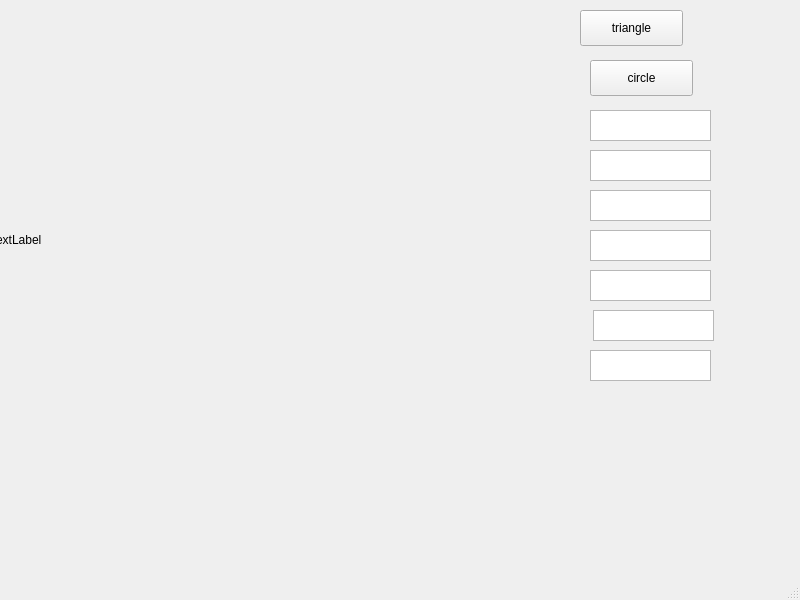
<?xml version="1.0" encoding="UTF-8"?>
<ui version="4.0">
 <class>MainWindow</class>
 <widget class="QMainWindow" name="MainWindow">
  <property name="geometry">
   <rect>
    <x>0</x>
    <y>0</y>
    <width>800</width>
    <height>600</height>
   </rect>
  </property>
  <property name="windowTitle">
   <string>MainWindow</string>
  </property>
  <widget class="QWidget" name="centralwidget">
   <widget class="QLabel" name="label">
    <property name="geometry">
     <rect>
      <x>-10</x>
      <y>-10</y>
      <width>500</width>
      <height>500</height>
     </rect>
    </property>
    <property name="text">
     <string>TextLabel</string>
    </property>
   </widget>
   <widget class="QPushButton" name="pushButton">
    <property name="geometry">
     <rect>
      <x>590</x>
      <y>60</y>
      <width>103</width>
      <height>36</height>
     </rect>
    </property>
    <property name="text">
     <string>circle</string>
    </property>
   </widget>
   <widget class="QTextEdit" name="textEdit">
    <property name="geometry">
     <rect>
      <x>590</x>
      <y>110</y>
      <width>121</width>
      <height>31</height>
     </rect>
    </property>
   </widget>
   <widget class="QPushButton" name="pushButton_2">
    <property name="geometry">
     <rect>
      <x>580</x>
      <y>10</y>
      <width>103</width>
      <height>36</height>
     </rect>
    </property>
    <property name="text">
     <string>triangle</string>
    </property>
   </widget>
   <widget class="QTextEdit" name="textEdit_2">
    <property name="geometry">
     <rect>
      <x>590</x>
      <y>150</y>
      <width>121</width>
      <height>31</height>
     </rect>
    </property>
   </widget>
   <widget class="QTextEdit" name="textEdit_3">
    <property name="geometry">
     <rect>
      <x>590</x>
      <y>190</y>
      <width>121</width>
      <height>31</height>
     </rect>
    </property>
   </widget>
   <widget class="QTextEdit" name="textEdit_4">
    <property name="geometry">
     <rect>
      <x>590</x>
      <y>230</y>
      <width>121</width>
      <height>31</height>
     </rect>
    </property>
   </widget>
   <widget class="QTextEdit" name="textEdit_5">
    <property name="geometry">
     <rect>
      <x>590</x>
      <y>270</y>
      <width>121</width>
      <height>31</height>
     </rect>
    </property>
   </widget>
   <widget class="QTextEdit" name="textEdit_6">
    <property name="geometry">
     <rect>
      <x>593</x>
      <y>310</y>
      <width>121</width>
      <height>31</height>
     </rect>
    </property>
   </widget>
   <widget class="QTextEdit" name="textEdit_7">
    <property name="geometry">
     <rect>
      <x>590</x>
      <y>350</y>
      <width>121</width>
      <height>31</height>
     </rect>
    </property>
   </widget>
  </widget>
  <widget class="QMenuBar" name="menubar">
   <property name="geometry">
    <rect>
     <x>0</x>
     <y>0</y>
     <width>800</width>
     <height>29</height>
    </rect>
   </property>
  </widget>
  <widget class="QStatusBar" name="statusbar"/>
 </widget>
 <resources/>
 <connections/>
</ui>
